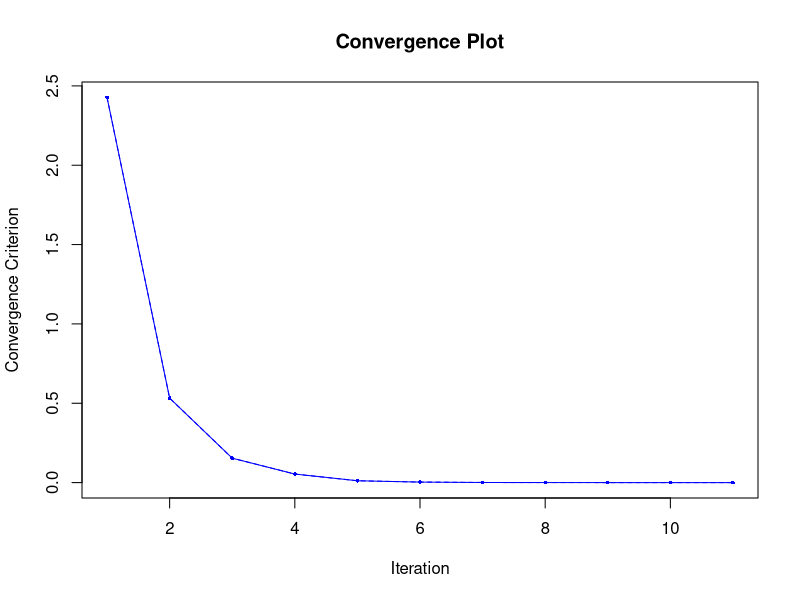
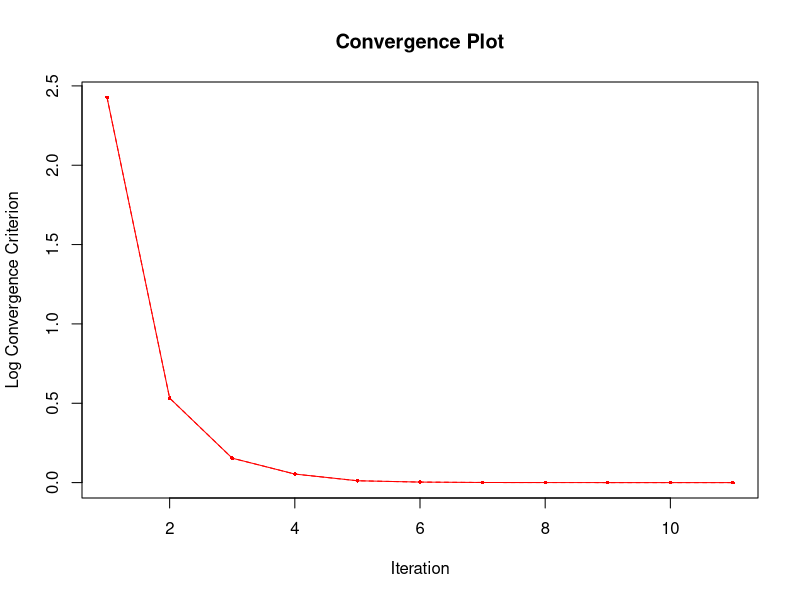
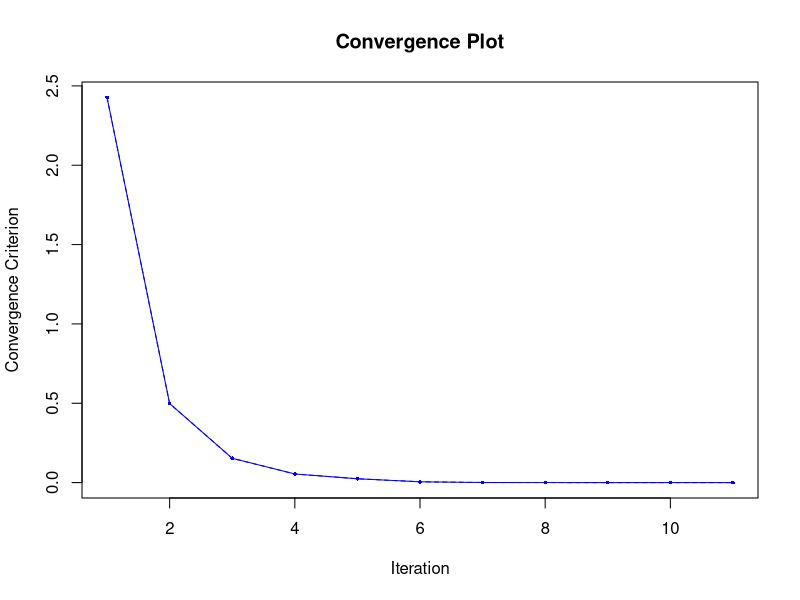
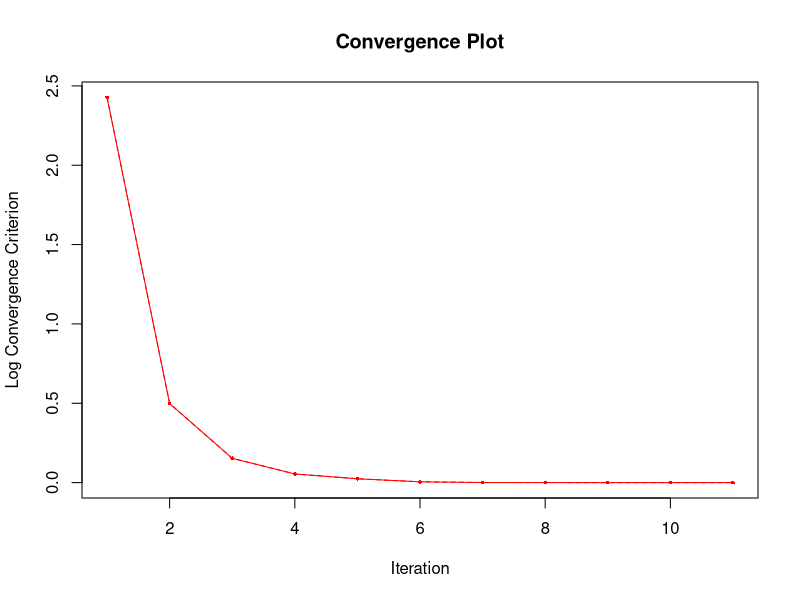

Source code (R) for these figures, in order:
# --------------------------------------------------------------
# Computational Statistics
# Homework 1
# Names: Paul Jarschke, Jan Parlesak, Leon Löppert
# --------------------------------------------------------------


# Problem 1.2: Preconditioned Conjugate Gradient Algorithm ----

pcg <- function(A, b, x, M, tol = 1e-14) {
  # Initializations: ----
  r <- b - A %*% x  # initial residual vector
  z <- solve(M, r)  # apply preconditioner M to the residual vector
  p <- z  # direction vector
  j <- 1  # iteration counter
  
  conv <- c()  # convergence criterion tracker
  err <- c()  # error tracker
  
  conv[1] <- norm(r, "2")
  
  if (all(b == 0)) {
    # if b is a zero vector, track error
    err[1] <- norm(x, "I")
  }
  
  # Iterate until residual norm is sufficiently small
  # or reached max number of iterations
  cat("Starting Preconditioned Conguate Gradient algorithm...\n")
  
  while ((norm(r, "2") / norm(b, "2") > tol) && j < 500) {
    alpha <- crossprod(z, r) / (t(p) %*% A %*% p)  # step size
    x <- x + c(alpha) * p  # Update solution vector x
    rnew <- r - c(alpha) * (A %*% p)  # new residual vector
    znew <- solve(M, rnew)  # update z
    beta <-
      crossprod(znew, rnew) / crossprod(z, r)  # calculate beta coefficient
    p <- znew + c(beta) * p  # update direction vector
    r <- rnew  # update residual vector
    z <- znew  # update z
    j <- j + 1  # update iteration counter
    
    conv[j] <- norm(r, "2") / norm(b, "2")  # track convergence
    
    if (all(b == 0)) {
      # if b is a zero vector, track error
      err[j] <- norm(x, "I")
    }
    # Iteration counter:
    cat(sprintf('It. %3.0f: %20.16e\n', j, conv[j]), "\n")
  }
  cat("...finished!\n")
  cat("The solution for x is:", x, "\n")
  
  # Convergence plots (Convergence criterion over iterations):
  plot(
    1:j,
    conv,
    type = "o",
    col = "blue",
    pch = 16,
    cex = 0.5,
    main = "Convergence Plot",
    xlab = "Iteration",
    ylab = "Convergence Criterion"
  )
  lines(1:j, conv, lty = 2, col = "blue")
  
  plot(
    1:j,
    conv,
    type = "o",
    col = "red",
    pch = 16,
    cex = 0.5,
    main = "Convergence Plot",
    xlab = "Iteration",
    ylab = "Log Convergence Criterion"
  )
  lines(1:j, conv, lty = 2, col = "red")
  
  # Return the convergence history and the final solution vector
  return(list(conv = conv, x = x))
}


# Testing algorithm ----

# Generate a random matrix
n <- 10
A <- matrix(rnorm(n * n), n, n)

# Ensure A is symmetric positive-definite
A <- crossprod(A) + n * diag(n)

# Generate a random vector b
b <- rnorm(n)

# Initial guess for x
x0 <- rep(0, n)

# Use a preconditioner
M1 <- diag(diag(A))  # Jacobi preconditioner
M2 <- diag(n)  # Identity matrix

# Show and compare results with R solver
(pcg_results1 <- pcg(A, b, x0, M1))
(pcg_results2 <- pcg(A, b, x0, M2))

(R_solver_results <- solve(A, b))

